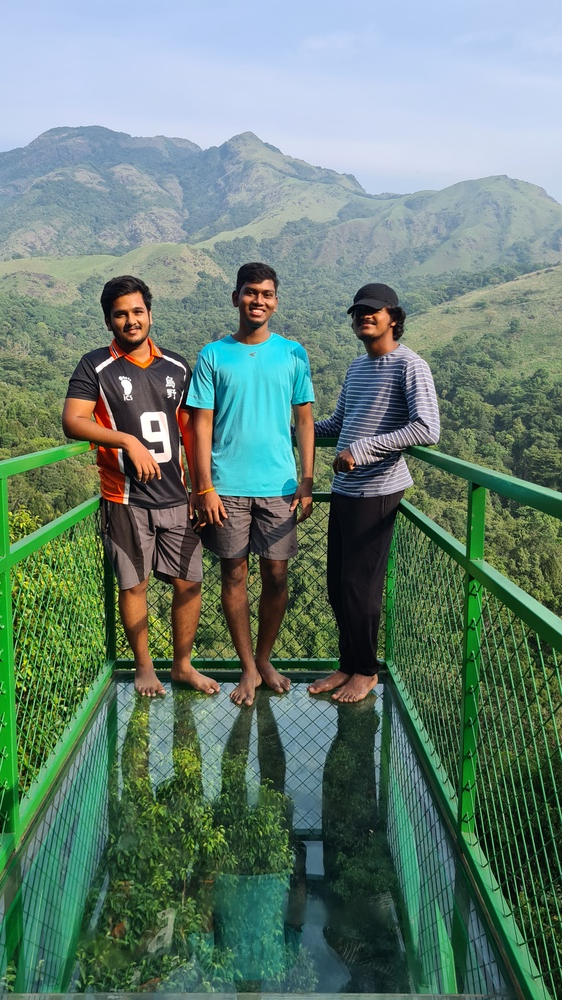
#> input picture Wayanad.jpg, 562 x 1000 px, shrunk from 2268 x 4032 before the run, given in place of the camera
$ python colour_detection.py
#> lines starting #> are read from the running program, lines starting #| are printed output that depends on the picture; after the words box and inside, x2 and y2 are one past the last pixel; in counts of white or black regions, pixels touching at a corner belong together
import numpy as np
import cv2

cap = cv2.VideoCapture(0)

while True:
    ret, frame = cap.read()
#> frame is the input picture: shape (1000, 562, 3); mean B, G, R 115.4, 127.5, 102.8
    width = int(cap.get(3))
    height = int(cap.get(4))

    hsv = cv2.cvtColor(frame, cv2.COLOR_BGR2HSV)
#> hsv: shape (1000, 562, 3); mean H, S, V 75.1, 95.1, 137.6
    lower_blue = np.array([80, 50, 50])
    upper_blue = np.array([140, 255, 255])

    mask = cv2.inRange(hsv, lower_blue, upper_blue)
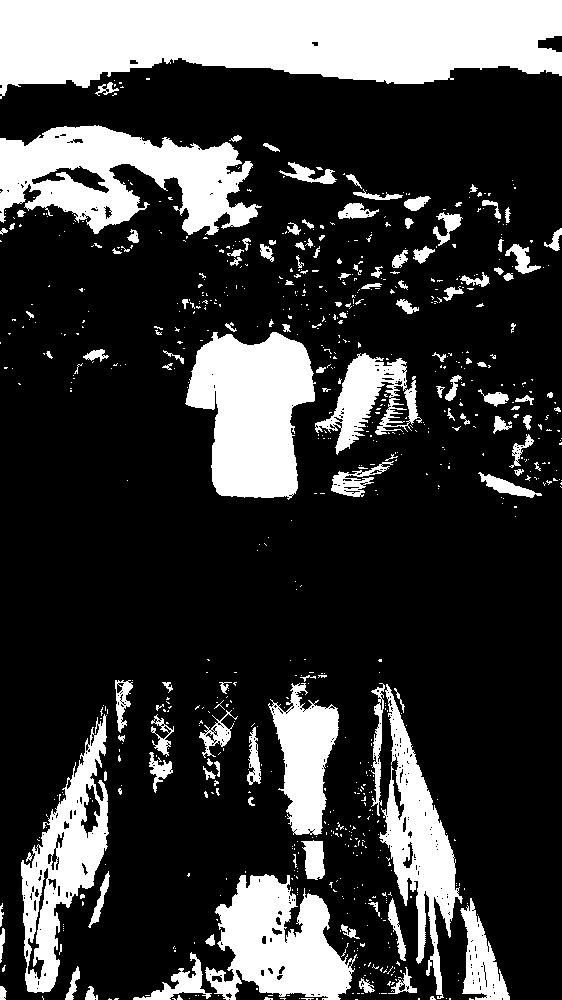
#> mask: shape (1000, 562); 23.7% white; 803 white regions (675 under 20 px), largest, box (x1, y1, x2, y2) and area: (0, 0, 562, 99) 41449, (0, 125, 262, 235) 16204, (185, 332, 316, 500) 15174
    result = cv2.bitwise_and(frame, frame, mask=mask)
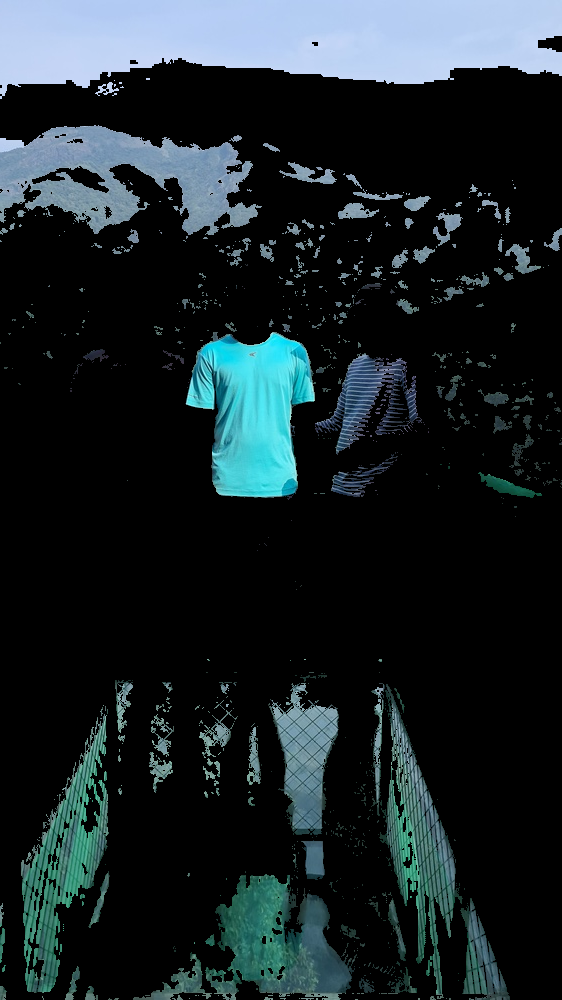
#> result: shape (1000, 562, 3); mean B, G, R 40.5, 37.1, 26.8

    combined = np.hstack((frame, result))
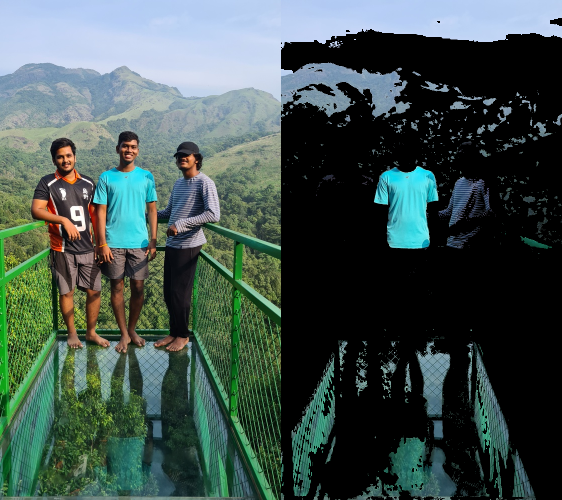
#> combined: shape (1000, 1124, 3) (shown at 1/2 size); mean B, G, R 78, 82.3, 64.8

    # Show the combined frame
    cv2.imshow('Original and Result', combined)

    if cv2.waitKey(1) == ord('q'):
#> (key q is pressed here)
        break

cap.release()
cv2.destroyAllWindows()

$ run again, on soccer_practice.jpg
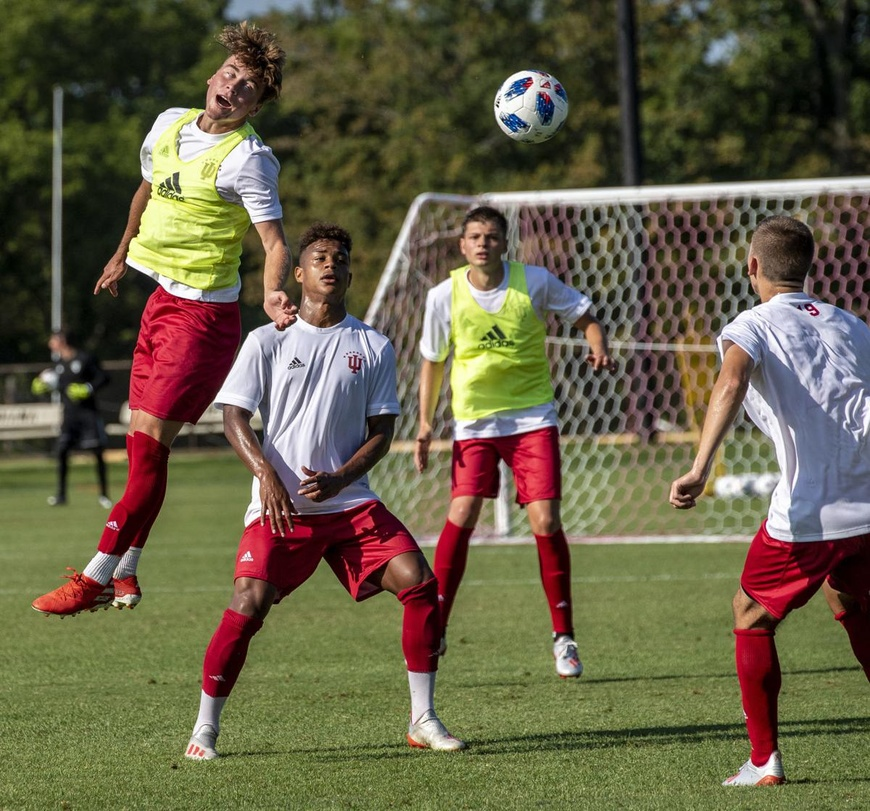
#> input picture soccer_practice.jpg, 870 x 811 px, shrunk from 1200 x 1119 before the run, given in place of the camera
#> frame is the input picture: shape (811, 870, 3); mean B, G, R 70.9, 96, 102.6
#> hsv: shape (811, 870, 3); mean H, S, V 53.8, 108.8, 109.8
#> `mask = cv2.inRange(hsv, lower_blue, upper_blue)`:
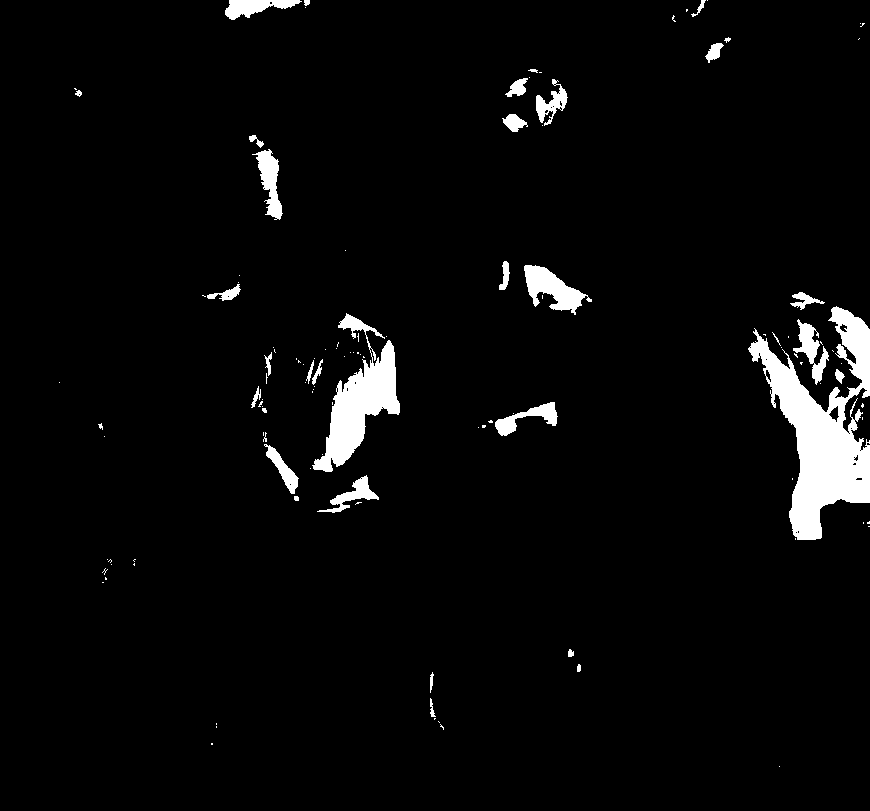
#> mask: shape (811, 870); 3.7% white; 119 white regions (85 under 20 px), largest, box (x1, y1, x2, y2) and area: (748, 306, 870, 540) 11726, (312, 313, 400, 472) 5196, (524, 265, 592, 315) 1544
#> `combined = np.hstack((frame, result))`:
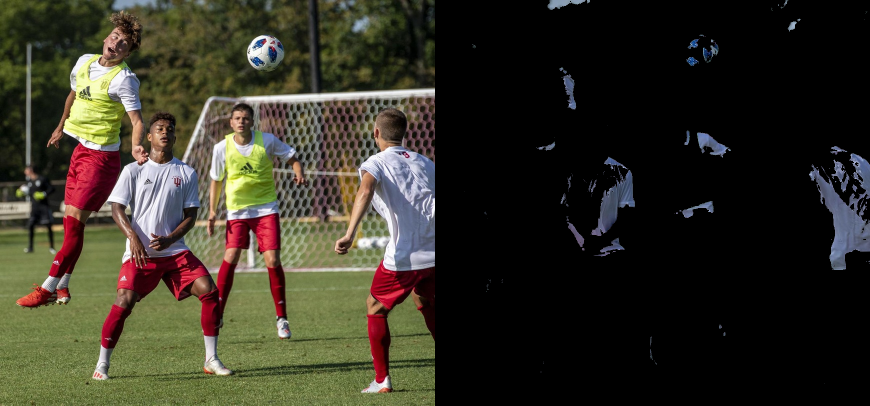
#> combined: shape (811, 1740, 3) (shown at 1/2 size); mean B, G, R 37.9, 49.9, 53
